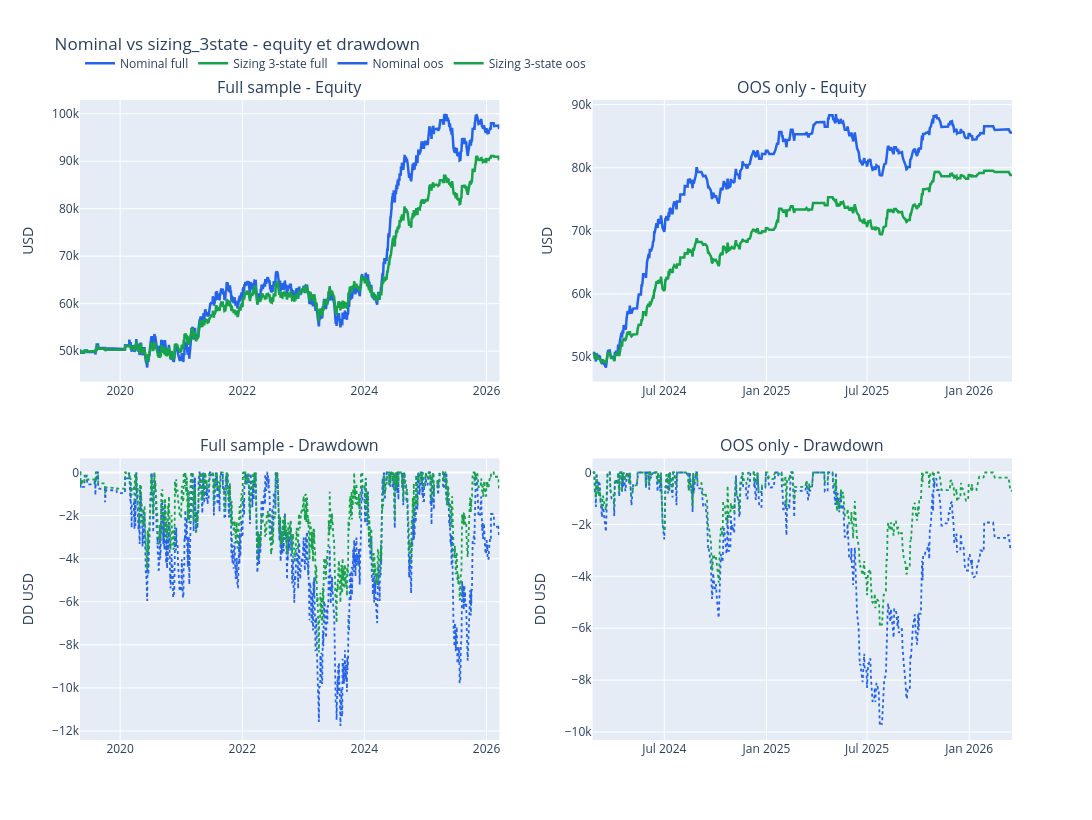

Notebook code cell kept with this figure:
### Markdown cell above
## 4. Courbes de Capital

On regarde ici deux choses:

- la courbe full sample pour garder la continuité historique,
- la courbe OOS-only pour juger la variante là où la décision compte le plus.

### Code cell
curve_summary = pd.DataFrame(
    [
        {
            "curve": "nominal_full",
            "final_pnl_usd": baseline_curve["equity"].iloc[-1] - initial_balance,
            "max_drawdown_usd": baseline_curve["drawdown_usd"].min(),
        },
        {
            "curve": "sizing_full",
            "final_pnl_usd": variant_curve["equity"].iloc[-1] - initial_balance,
            "max_drawdown_usd": variant_curve["drawdown_usd"].min(),
        },
        {
            "curve": "nominal_oos_only",
            "final_pnl_usd": baseline_curve_oos["equity"].iloc[-1] - initial_balance,
            "max_drawdown_usd": baseline_curve_oos["drawdown_usd"].min(),
        },
        {
            "curve": "sizing_oos_only",
            "final_pnl_usd": variant_curve_oos["equity"].iloc[-1] - initial_balance,
            "max_drawdown_usd": variant_curve_oos["drawdown_usd"].min(),
        },
    ]
)
curve_summary["final_pnl_usd"] = curve_summary["final_pnl_usd"].round(1)
curve_summary["max_drawdown_usd"] = curve_summary["max_drawdown_usd"].round(1)
display(curve_summary)

fig = make_subplots(
    rows=2,
    cols=2,
    subplot_titles=(
        "Full sample - Equity",
        "OOS only - Equity",
        "Full sample - Drawdown",
        "OOS only - Drawdown",
    ),
    horizontal_spacing=0.1,
    vertical_spacing=0.12,
)

for curve_name, curve_df, color in [
    ("Nominal", baseline_curve, "#2563eb"),
    ("Sizing 3-state", variant_curve, "#16a34a"),
]:
    fig.add_trace(
        go.Scatter(x=curve_df["session_date"], y=curve_df["equity"], mode="lines", name=f"{curve_name} full", line=dict(width=2.5, color=color)),
        row=1,
        col=1,
    )
    fig.add_trace(
        go.Scatter(x=curve_df["session_date"], y=curve_df["drawdown_usd"], mode="lines", name=f"{curve_name} full DD", showlegend=False, line=dict(width=1.8, color=color, dash="dot")),
        row=2,
        col=1,
    )

for curve_name, curve_df, color in [
    ("Nominal", baseline_curve_oos, "#2563eb"),
    ("Sizing 3-state", variant_curve_oos, "#16a34a"),
]:
    fig.add_trace(
        go.Scatter(x=curve_df["session_date"], y=curve_df["equity"], mode="lines", name=f"{curve_name} oos", line=dict(width=2.5, color=color)),
        row=1,
        col=2,
    )
    fig.add_trace(
        go.Scatter(x=curve_df["session_date"], y=curve_df["drawdown_usd"], mode="lines", name=f"{curve_name} oos DD", showlegend=False, line=dict(width=1.8, color=color, dash="dot")),
        row=2,
        col=2,
    )

fig.update_layout(height=820, width=1600, title="Nominal vs sizing_3state - equity et drawdown", legend=dict(orientation="h", y=1.08))
fig.update_yaxes(title_text="USD", row=1, col=1)
fig.update_yaxes(title_text="USD", row=1, col=2)
fig.update_yaxes(title_text="DD USD", row=2, col=1)
fig.update_yaxes(title_text="DD USD", row=2, col=2)
fig.show()

### Figure 1 — Plotly figure (JSON) as saved in the notebook; plotly's stock layout.template omitted (floating-point values rounded to 4 significant figures; data arrays with more than 128 entries replaced by an {"elided": "..."} marker saying what was removed)
{"data": [{"line": {"color": "#2563eb", "width": 2.5}, "mode": "lines", "name": "Nominal full", "type": "scatter", "x": {"elided": "1747 str values"}, "xaxis": "x", "y": {"elided": "1747 float values"}, "yaxis": "y"}, {"line": {"color": "#2563eb", "dash": "dot", "width": 1.8}, "mode": "lines", "name": "Nominal full DD", "showlegend": false, "type": "scatter", "x": {"elided": "1747 str values"}, "xaxis": "x3", "y": {"elided": "1747 float values"}, "yaxis": "y3"}, {"line": {"color": "#16a34a", "width": 2.5}, "mode": "lines", "name": "Sizing 3-state full", "type": "scatter", "x": {"elided": "1747 str values"}, "xaxis": "x", "y": {"elided": "1747 float values"}, "yaxis": "y"}, {"line": {"color": "#16a34a", "dash": "dot", "width": 1.8}, "mode": "lines", "name": "Sizing 3-state full DD", "showlegend": false, "type": "scatter", "x": {"elided": "1747 str values"}, "xaxis": "x3", "y": {"elided": "1747 float values"}, "yaxis": "y3"}, {"line": {"color": "#2563eb", "width": 2.5}, "mode": "lines", "name": "Nominal oos", "type": "scatter", "x": {"elided": "525 str values"}, "xaxis": "x2", "y": {"elided": "525 float values"}, "yaxis": "y2"}, {"line": {"color": "#2563eb", "dash": "dot", "width": 1.8}, "mode": "lines", "name": "Nominal oos DD", "showlegend": false, "type": "scatter", "x": {"elided": "525 str values"}, "xaxis": "x4", "y": {"elided": "525 float values"}, "yaxis": "y4"}, {"line": {"color": "#16a34a", "width": 2.5}, "mode": "lines", "name": "Sizing 3-state oos", "type": "scatter", "x": {"elided": "525 str values"}, "xaxis": "x2", "y": {"elided": "525 float values"}, "yaxis": "y2"}, {"line": {"color": "#16a34a", "dash": "dot", "width": 1.8}, "mode": "lines", "name": "Sizing 3-state oos DD", "showlegend": false, "type": "scatter", "x": {"elided": "525 str values"}, "xaxis": "x4", "y": {"elided": "525 float values"}, "yaxis": "y4"}], "layout": {"annotations": [{"font": {"size": 16}, "showarrow": false, "text": "Full sample - Equity", "x": 0.225, "xanchor": "center", "xref": "paper", "y": 1, "yanchor": "bottom", "yref": "paper"}, {"font": {"size": 16}, "showarrow": false, "text": "OOS only - Equity", "x": 0.775, "xanchor": "center", "xref": "paper", "y": 1, "yanchor": "bottom", "yref": "paper"}, {"font": {"size": 16}, "showarrow": false, "text": "Full sample - Drawdown", "x": 0.225, "xanchor": "center", "xref": "paper", "y": 0.44, "yanchor": "bottom", "yref": "paper"}, {"font": {"size": 16}, "showarrow": false, "text": "OOS only - Drawdown", "x": 0.775, "xanchor": "center", "xref": "paper", "y": 0.44, "yanchor": "bottom", "yref": "paper"}], "height": 820, "legend": {"orientation": "h", "y": 1.08}, "title": {"text": "Nominal vs sizing_3state - equity et drawdown"}, "width": 1600, "xaxis": {"anchor": "y", "domain": [0, 0.45]}, "xaxis2": {"anchor": "y2", "domain": [0.55, 1]}, "xaxis3": {"anchor": "y3", "domain": [0, 0.45]}, "xaxis4": {"anchor": "y4", "domain": [0.55, 1]}, "yaxis": {"anchor": "x", "domain": [0.56, 1], "title": {"text": "USD"}}, "yaxis2": {"anchor": "x2", "domain": [0.56, 1], "title": {"text": "USD"}}, "yaxis3": {"anchor": "x3", "domain": [0, 0.44], "title": {"text": "DD USD"}}, "yaxis4": {"anchor": "x4", "domain": [0, 0.44], "title": {"text": "DD USD"}}}}
